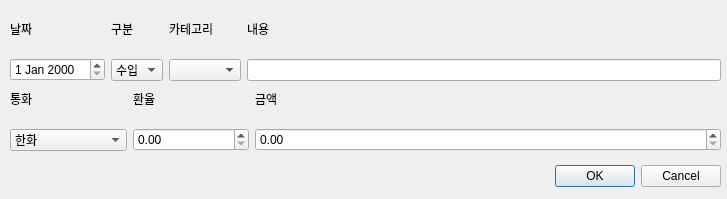
<?xml version="1.0" encoding="UTF-8"?>
<ui version="4.0">
 <class>AddDetailsWindow</class>
 <widget class="QDialog" name="AddDetailsWindow">
  <property name="geometry">
   <rect>
    <x>0</x>
    <y>0</y>
    <width>727</width>
    <height>199</height>
   </rect>
  </property>
  <property name="windowTitle">
   <string>Dialog</string>
  </property>
  <widget class="QDialogButtonBox" name="buttonBox">
   <property name="geometry">
    <rect>
     <x>380</x>
     <y>160</y>
     <width>341</width>
     <height>32</height>
    </rect>
   </property>
   <property name="orientation">
    <enum>Qt::Orientation::Horizontal</enum>
   </property>
   <property name="standardButtons">
    <set>QDialogButtonBox::StandardButton::Cancel|QDialogButtonBox::StandardButton::Ok</set>
   </property>
  </widget>
  <widget class="QWidget" name="gridLayoutWidget">
   <property name="geometry">
    <rect>
     <x>10</x>
     <y>20</y>
     <width>711</width>
     <height>61</height>
    </rect>
   </property>
   <layout class="QGridLayout" name="gridLayout">
    <item row="0" column="3">
     <layout class="QVBoxLayout" name="verticalLayout_4">
      <item>
       <widget class="QLabel" name="label_4">
        <property name="text">
         <string>내용</string>
        </property>
       </widget>
      </item>
      <item>
       <spacer name="verticalSpacer_4">
        <property name="orientation">
         <enum>Qt::Orientation::Vertical</enum>
        </property>
        <property name="sizeHint" stdset="0">
         <size>
          <width>20</width>
          <height>40</height>
         </size>
        </property>
       </spacer>
      </item>
      <item>
       <widget class="QLineEdit" name="TextDetailAddMemo"/>
      </item>
     </layout>
    </item>
    <item row="0" column="0">
     <layout class="QVBoxLayout" name="verticalLayout">
      <item>
       <widget class="QLabel" name="label">
        <property name="text">
         <string>날짜</string>
        </property>
       </widget>
      </item>
      <item>
       <spacer name="verticalSpacer">
        <property name="orientation">
         <enum>Qt::Orientation::Vertical</enum>
        </property>
        <property name="sizeHint" stdset="0">
         <size>
          <width>20</width>
          <height>40</height>
         </size>
        </property>
       </spacer>
      </item>
      <item>
       <widget class="QDateEdit" name="DateDetailsAdd"/>
      </item>
     </layout>
    </item>
    <item row="0" column="1">
     <layout class="QVBoxLayout" name="verticalLayout_2">
      <item>
       <widget class="QLabel" name="label_2">
        <property name="text">
         <string>구분</string>
        </property>
       </widget>
      </item>
      <item>
       <spacer name="verticalSpacer_2">
        <property name="orientation">
         <enum>Qt::Orientation::Vertical</enum>
        </property>
        <property name="sizeHint" stdset="0">
         <size>
          <width>20</width>
          <height>40</height>
         </size>
        </property>
       </spacer>
      </item>
      <item>
       <widget class="QComboBox" name="ComboboxDetailsAddType">
        <item>
         <property name="text">
          <string>수입</string>
         </property>
        </item>
        <item>
         <property name="text">
          <string>지출</string>
         </property>
        </item>
        <item>
         <property name="text">
          <string>저축</string>
         </property>
        </item>
       </widget>
      </item>
     </layout>
    </item>
    <item row="0" column="2">
     <layout class="QVBoxLayout" name="verticalLayout_3">
      <item>
       <widget class="QLabel" name="label_3">
        <property name="text">
         <string>카테고리</string>
        </property>
       </widget>
      </item>
      <item>
       <spacer name="verticalSpacer_3">
        <property name="orientation">
         <enum>Qt::Orientation::Vertical</enum>
        </property>
        <property name="sizeHint" stdset="0">
         <size>
          <width>20</width>
          <height>40</height>
         </size>
        </property>
       </spacer>
      </item>
      <item>
       <widget class="QComboBox" name="ComboboxDetailsAddCategory"/>
      </item>
     </layout>
    </item>
   </layout>
  </widget>
  <widget class="QWidget" name="gridLayoutWidget_2">
   <property name="geometry">
    <rect>
     <x>10</x>
     <y>90</y>
     <width>711</width>
     <height>61</height>
    </rect>
   </property>
   <layout class="QGridLayout" name="gridLayout_2" columnstretch="1,1,4">
    <item row="0" column="1">
     <layout class="QVBoxLayout" name="verticalLayout_8">
      <item>
       <widget class="QLabel" name="label_8">
        <property name="text">
         <string>환율</string>
        </property>
       </widget>
      </item>
      <item>
       <spacer name="verticalSpacer_8">
        <property name="orientation">
         <enum>Qt::Orientation::Vertical</enum>
        </property>
        <property name="sizeHint" stdset="0">
         <size>
          <width>20</width>
          <height>40</height>
         </size>
        </property>
       </spacer>
      </item>
      <item>
       <widget class="QDoubleSpinBox" name="SpinboxDetailsAddExchangeRate"/>
      </item>
     </layout>
    </item>
    <item row="0" column="0">
     <layout class="QVBoxLayout" name="verticalLayout_7">
      <item>
       <widget class="QLabel" name="label_7">
        <property name="text">
         <string>통화</string>
        </property>
       </widget>
      </item>
      <item>
       <spacer name="verticalSpacer_7">
        <property name="orientation">
         <enum>Qt::Orientation::Vertical</enum>
        </property>
        <property name="sizeHint" stdset="0">
         <size>
          <width>20</width>
          <height>40</height>
         </size>
        </property>
       </spacer>
      </item>
      <item>
       <widget class="QComboBox" name="ComboboxDetailsAddCurrency">
        <item>
         <property name="text">
          <string>한화</string>
         </property>
        </item>
        <item>
         <property name="text">
          <string>외화</string>
         </property>
        </item>
       </widget>
      </item>
     </layout>
    </item>
    <item row="0" column="2">
     <layout class="QVBoxLayout" name="verticalLayout_9">
      <item>
       <widget class="QLabel" name="label_9">
        <property name="text">
         <string>금액</string>
        </property>
       </widget>
      </item>
      <item>
       <spacer name="verticalSpacer_9">
        <property name="orientation">
         <enum>Qt::Orientation::Vertical</enum>
        </property>
        <property name="sizeHint" stdset="0">
         <size>
          <width>20</width>
          <height>40</height>
         </size>
        </property>
       </spacer>
      </item>
      <item>
       <widget class="QDoubleSpinBox" name="SpinboxDetailsAddMoney"/>
      </item>
     </layout>
    </item>
   </layout>
  </widget>
 </widget>
 <resources/>
 <connections>
  <connection>
   <sender>buttonBox</sender>
   <signal>accepted()</signal>
   <receiver>AddDetailsWindow</receiver>
   <slot>accept()</slot>
   <hints>
    <hint type="sourcelabel">
     <x>248</x>
     <y>254</y>
    </hint>
    <hint type="destinationlabel">
     <x>157</x>
     <y>274</y>
    </hint>
   </hints>
  </connection>
  <connection>
   <sender>buttonBox</sender>
   <signal>rejected()</signal>
   <receiver>AddDetailsWindow</receiver>
   <slot>reject()</slot>
   <hints>
    <hint type="sourcelabel">
     <x>316</x>
     <y>260</y>
    </hint>
    <hint type="destinationlabel">
     <x>286</x>
     <y>274</y>
    </hint>
   </hints>
  </connection>
 </connections>
</ui>
